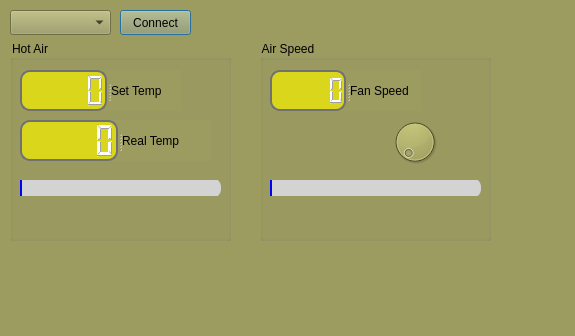
<?xml version="1.0" encoding="UTF-8"?>
<ui version="4.0">
 <class>Dialog</class>
 <widget class="QDialog" name="Dialog">
  <property name="geometry">
   <rect>
    <x>0</x>
    <y>0</y>
    <width>575</width>
    <height>336</height>
   </rect>
  </property>
  <property name="windowTitle">
   <string>Dialog</string>
  </property>
  <property name="windowIcon">
   <iconset>
    <normaloff>../Pictures/Webcam/2020-07-01-203153.jpg</normaloff>../Pictures/Webcam/2020-07-01-203153.jpg</iconset>
  </property>
  <property name="styleSheet">
   <string notr="true">background-color: rgb(156, 155, 96);</string>
  </property>
  <widget class="QComboBox" name="comboBox">
   <property name="geometry">
    <rect>
     <x>10</x>
     <y>10</y>
     <width>101</width>
     <height>25</height>
    </rect>
   </property>
  </widget>
  <widget class="QPushButton" name="pushButton">
   <property name="geometry">
    <rect>
     <x>120</x>
     <y>10</y>
     <width>71</width>
     <height>25</height>
    </rect>
   </property>
   <property name="text">
    <string>Connect</string>
   </property>
  </widget>
  <widget class="QGroupBox" name="groupBox">
   <property name="geometry">
    <rect>
     <x>10</x>
     <y>40</y>
     <width>221</width>
     <height>201</height>
    </rect>
   </property>
   <property name="title">
    <string>Hot Air</string>
   </property>
   <widget class="QSlider" name="set_temp_slider">
    <property name="geometry">
     <rect>
      <x>10</x>
      <y>140</y>
      <width>201</width>
      <height>16</height>
     </rect>
    </property>
    <property name="styleSheet">
     <string notr="true">QSlider::groove:horizontal {
border: 1px solid #999999;
height: 18px;

border-radius: 9px;
}

QSlider::handle:horizontal {
width: 18px;
 background-image: url(:/slider-knob.png)
}

QSlider::add-page:qlineargradient {
background: lightgrey;
border-top-right-radius: 9px;
border-bottom-right-radius: 9px;
border-top-left-radius: 0px;
border-bottom-left-radius: 0px;
}

QSlider::sub-page:qlineargradient {
background: blue;
border-top-right-radius: 0px;
border-bottom-right-radius: 0px;
border-top-left-radius: 9px;
border-bottom-left-radius: 9px;
}</string>
    </property>
    <property name="orientation">
     <enum>Qt::Horizontal</enum>
    </property>
   </widget>
   <widget class="QSplitter" name="splitter">
    <property name="geometry">
     <rect>
      <x>10</x>
      <y>80</y>
      <width>191</width>
      <height>41</height>
     </rect>
    </property>
    <property name="orientation">
     <enum>Qt::Horizontal</enum>
    </property>
    <widget class="QLCDNumber" name="real_temp">
     <property name="styleSheet">
      <string notr="true">QLCDNumber{
  background-color: rgb(217, 214, 28);
  border: 2px solid rgb(113, 113, 113);
  border-width: 2px;
  border-radius: 10px;
  color: rgb(255, 255, 255);
}
</string>
     </property>
    </widget>
    <widget class="QLabel" name="label">
     <property name="text">
      <string>Real Temp</string>
     </property>
    </widget>
   </widget>
   <widget class="QSplitter" name="splitter_2">
    <property name="geometry">
     <rect>
      <x>10</x>
      <y>30</y>
      <width>161</width>
      <height>41</height>
     </rect>
    </property>
    <property name="orientation">
     <enum>Qt::Horizontal</enum>
    </property>
    <widget class="QLCDNumber" name="set_temp">
     <property name="styleSheet">
      <string notr="true">QLCDNumber{
  background-color: rgb(217, 214, 28);
  border: 2px solid rgb(113, 113, 113);
  border-width: 2px;
  border-radius: 10px;
  color: rgb(255, 255, 255);
}
</string>
     </property>
    </widget>
    <widget class="QLabel" name="label_2">
     <property name="text">
      <string>Set Temp</string>
     </property>
    </widget>
   </widget>
  </widget>
  <widget class="QGroupBox" name="groupBox_2">
   <property name="geometry">
    <rect>
     <x>260</x>
     <y>40</y>
     <width>231</width>
     <height>201</height>
    </rect>
   </property>
   <property name="title">
    <string>Air Speed</string>
   </property>
   <widget class="QSlider" name="fan_speed_slider">
    <property name="geometry">
     <rect>
      <x>10</x>
      <y>140</y>
      <width>211</width>
      <height>16</height>
     </rect>
    </property>
    <property name="styleSheet">
     <string notr="true">QSlider::groove:horizontal {
border: 1px solid #999999;
height: 18px;

border-radius: 9px;
}

QSlider::handle:horizontal {
width: 18px;
 background-image: url(:/slider-knob.png)
}

QSlider::add-page:qlineargradient {
background: lightgrey;
border-top-right-radius: 9px;
border-bottom-right-radius: 9px;
border-top-left-radius: 0px;
border-bottom-left-radius: 0px;
}

QSlider::sub-page:qlineargradient {
background: blue;
border-top-right-radius: 0px;
border-bottom-right-radius: 0px;
border-top-left-radius: 9px;
border-bottom-left-radius: 9px;
}</string>
    </property>
    <property name="orientation">
     <enum>Qt::Horizontal</enum>
    </property>
   </widget>
   <widget class="QDial" name="dial">
    <property name="geometry">
     <rect>
      <x>130</x>
      <y>70</y>
      <width>50</width>
      <height>64</height>
     </rect>
    </property>
   </widget>
   <widget class="QSplitter" name="splitter_3">
    <property name="geometry">
     <rect>
      <x>10</x>
      <y>30</y>
      <width>151</width>
      <height>41</height>
     </rect>
    </property>
    <property name="orientation">
     <enum>Qt::Horizontal</enum>
    </property>
    <widget class="QLCDNumber" name="fan_speed">
     <property name="styleSheet">
      <string notr="true">QLCDNumber{
  background-color: rgb(217, 214, 28);
  border: 2px solid rgb(113, 113, 113);
  border-width: 2px;
  border-radius: 10px;
  color: rgb(255, 255, 255);
}
</string>
     </property>
    </widget>
    <widget class="QLabel" name="label_3">
     <property name="text">
      <string>Fan Speed</string>
     </property>
    </widget>
   </widget>
  </widget>
 </widget>
 <resources/>
 <connections/>
</ui>
